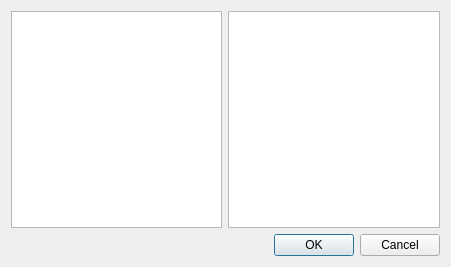
<?xml version="1.0" encoding="UTF-8"?>
<ui version="4.0">
 <class>SdDStringFromList</class>
 <widget class="QDialog" name="SdDStringFromList">
  <property name="geometry">
   <rect>
    <x>0</x>
    <y>0</y>
    <width>451</width>
    <height>267</height>
   </rect>
  </property>
  <property name="windowTitle">
   <string>Dialog</string>
  </property>
  <layout class="QVBoxLayout" name="verticalLayout">
   <item>
    <layout class="QHBoxLayout" name="horizontalLayout">
     <item>
      <widget class="QListWidget" name="mList"/>
     </item>
     <item>
      <widget class="QTextBrowser" name="mDescription"/>
     </item>
    </layout>
   </item>
   <item>
    <widget class="QDialogButtonBox" name="buttonBox">
     <property name="orientation">
      <enum>Qt::Horizontal</enum>
     </property>
     <property name="standardButtons">
      <set>QDialogButtonBox::Cancel|QDialogButtonBox::Ok</set>
     </property>
    </widget>
   </item>
  </layout>
 </widget>
 <resources/>
 <connections>
  <connection>
   <sender>buttonBox</sender>
   <signal>accepted()</signal>
   <receiver>SdDStringFromList</receiver>
   <slot>accept()</slot>
   <hints>
    <hint type="sourcelabel">
     <x>248</x>
     <y>254</y>
    </hint>
    <hint type="destinationlabel">
     <x>157</x>
     <y>274</y>
    </hint>
   </hints>
  </connection>
  <connection>
   <sender>buttonBox</sender>
   <signal>rejected()</signal>
   <receiver>SdDStringFromList</receiver>
   <slot>reject()</slot>
   <hints>
    <hint type="sourcelabel">
     <x>316</x>
     <y>260</y>
    </hint>
    <hint type="destinationlabel">
     <x>286</x>
     <y>274</y>
    </hint>
   </hints>
  </connection>
 </connections>
</ui>
